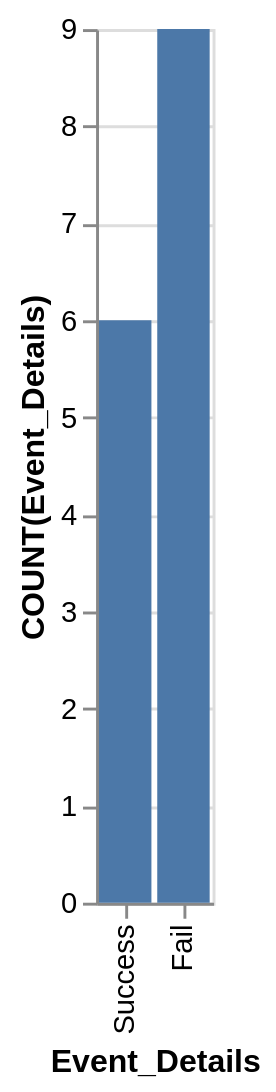

Source (Vega-Lite JSON):
### Vega-Lite specification from a JSON file in a GitHub repository (floating-point values rounded to 4 significant figures)
{"data": {"values": [{"x_data": "Success", "y_data": 6}, {"x_data": "Fail", "y_data": 9}]}, "mark": "bar", "encoding": {"x": {"field": "x_data", "type": "nominal", "title": "Event_Details", "sort": {"op": "sum", "field": "y_data", "order": "ascending"}}, "y": {"field": "y_data", "type": "quantitative", "title": "COUNT(Event_Details)"}}}
